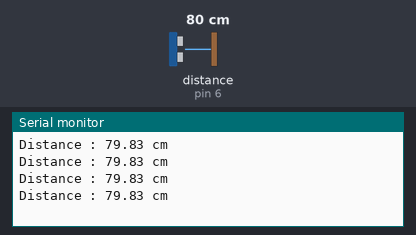
Bench run of a sketch on a simulated Arduino Uno, built with avr-gcc and run on an emulated ATmega328P. Parts: the last lines printed to the serial monitor. Wiring (inferred from the names in the program): ultrasonic range finder: trigger pin 5; echo pin 6. The test bench sets the inputs (shaded band); at power-on: distance to the obstacle (sensor on pin 6) 80 cm. The echo pulse lasts 58.3 µs per cm.

Above: at 1.2 s.
1.3 s: distance to the obstacle (sensor on pin 6) set to 2 cm
At 1.62 s:
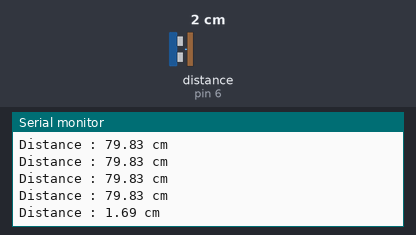
2.8 s: distance to the obstacle (sensor on pin 6) set to 4 cm
At 2.83 s:
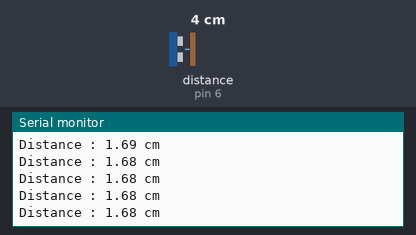
Timing chart, 0 to 5.8 s (numbered marks = the images above; inputs shaded):
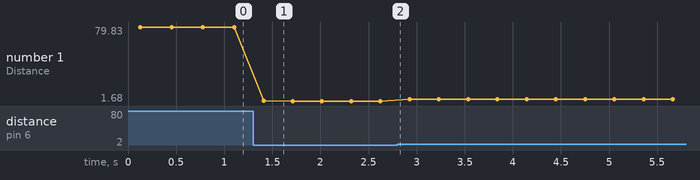

The sketch:

UltraSonic_HCSR04_Traitement_Complet.ino
```cpp
#include <Arduino.h>

class Ultrasonic {
public:
  Ultrasonic(uint8_t trigPin, uint8_t echoPin, uint8_t samples = 5)
      : _trig(trigPin), _echo(echoPin), _samples(samples) {}

  void begin() {
    pinMode(_trig, OUTPUT);
    pinMode(_echo, INPUT);
    digitalWrite(_trig, LOW);
    delayMicroseconds(4);
  }

  float readDistanceCM() {
    uint32_t sum = 0;
    for (uint8_t i = 0; i < _samples; ++i) {
      sum += singleRead();
      delay(20);
    }
    return (sum / (float)_samples) / 58.2;  // µs -> cm
  }

private:
  uint32_t singleRead() {

    digitalWrite(_trig, HIGH);
    delayMicroseconds(10);
    digitalWrite(_trig, LOW);

    // 2) pulseIn mesure la durée de l'impulsion ECHO (µs)
    return pulseIn(_echo, HIGH, 25000);
  }

  uint8_t _trig, _echo, _samples;
};


constexpr uint8_t PIN_TRIG = 5;
constexpr uint8_t PIN_ECHO = 6;
Ultrasonic hcsr04(PIN_TRIG, PIN_ECHO);

void setup() {
  Serial.begin(115200);
  hcsr04.begin();
}

void loop() {
  float d = hcsr04.readDistanceCM();
  if (d > 0) {
    Serial.print("Distance : ");
    Serial.print(d);
    Serial.print(" cm\n");
  } else {
    Serial.println("Hors portée ou timeout.");
  }
  delay(200);
}
```

Measured:
- after the input at 1.3 s, the serial monitor: prints a new line after 0.11 s (image 1)
- plotted number 1: 79.83 → 1.68 after the input at 1.3 s, 1.68 → 3.69 after the input at 2.8 s
